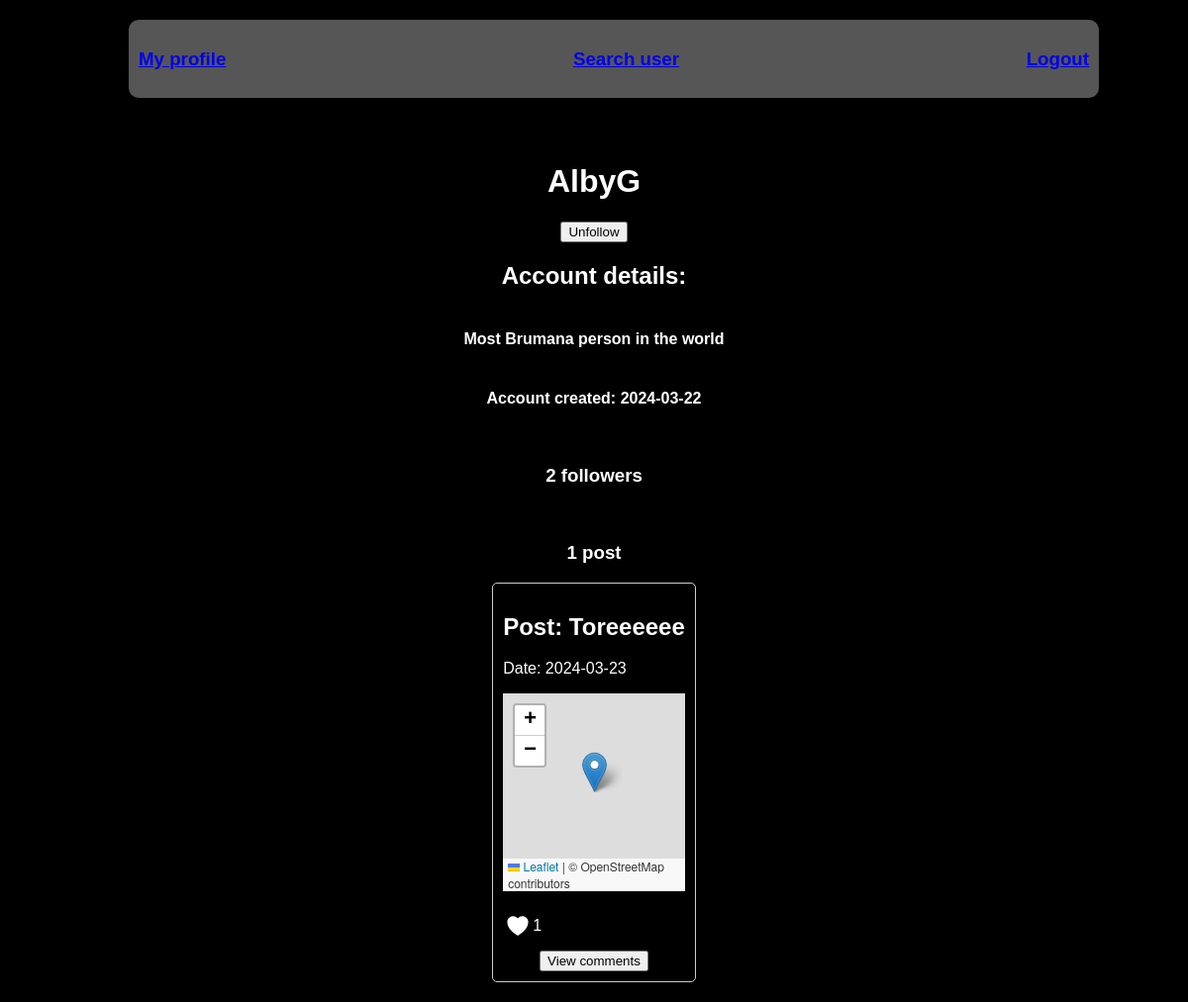
The page /user/5/ (signed in) on the database its author committed.
### tables this page shows
CREATE TABLE users (
        id INTEGER PRIMARY KEY,
        username TEXT NOT NULL,
        password TEXT NOT NULL
    , description TEXT, creation_date DATE);

CREATE TABLE post (
        id INTEGER PRIMARY KEY,
        pin_id INTEGER NOT NULL,
        user_id INTEGER NOT NULL,
        text TEXT NOT NULL,
        date DATE NOT NULL,
        FOREIGN KEY (pin_id) REFERENCES pins(id),
        FOREIGN KEY (user_id) REFERENCES users(id)
    );

### app.py (the view)
@app.route('/user/<int:user_id>/')
def user(user_id):
    conn = sqlite3.connect('./static/data/cityPin.db')
    cursor = conn.cursor()
    cursor.execute(
        '''
        SELECT * FROM users WHERE id = ?
        ''',
        (user_id,)
    )
    user = cursor.fetchone()
    posts = get_user_posts(user[0])
    cursor.execute(
        '''
            SELECT COUNT(*) FROM followers WHERE user_id = ?
        ''',
        (user[0],)
    )
    n_followers = cursor.fetchone()[0]
    cursor.execute(
        '''
        SELECT COUNT(*) FROM followers WHERE user_id = ? AND follower_id = ?
        ''',
        (user[0], session['user'][0])
    )
    is_following = cursor.fetchone()[0]
    conn.commit()
    conn.close()
    return render_template('other_user_page.html', user = user, posts = posts, n_posts = len(posts), n_followers = n_followers, is_following = is_following)

### templates/other_user_page.html (shortened to what this page needs)
<!DOCTYPE html>
<html lang="en">
<head>
    <link rel="stylesheet" type="text/css" href="{{ url_for('static', filename='css/style.css') }}">
    <link rel="stylesheet" href="https://unpkg.com/leaflet/dist/leaflet.css" />
</head>
<body>
    <div class = "navbar">
        <h3><a href = "/userPage">My profile</a></h3>
        <h3><a href = "/search">Search user</a></h3>
        <h3><a href="{{ url_for('logout') }}">Logout</a></h3>
    </div>
    <br><br><br><br><br><br><br><br>
    <h1>{{ user[1] }}</h1>
    {% if not is_following %}
        <form action="/addFollower/{{ user[0] }}/" method="POST">
            <button type="submit" class = "followBotton">Follow</button>
        </form>
    {% else %}
        <form action="/removeFollower/{{ user[0] }}/" method="POST">
            <button type="submit" class = "followBotton">Unfollow</button>
        </form>
    {% endif %}
    <h2>Account details:</h2>
    <h4>{{ user[3] }}</h4>
    <h4>Account created: {{ user[4] }}</h4>
    <br>
    <h3>{{n_followers}} followers</h3>
    <br>
    <h3>{{n_posts}} post</h3>
    <div class = "posts">
        {% for post in posts %}
            <div class="card">
                <h2>Post: {{ post[2] }}</h2>
                <p>Date: {{ post[3] }}</p>
                <div class="map" id="mapid_{{ loop.index }}"></div>
                    {% if not post[7] %}
                    <form action="/addLike/{{ post[0] }}/{{user[0]}}" method="POST" class = "formLike">
                        <button type="submit" class = "likeButton">
                            <svg xmlns="http://www.w3.org/2000/svg" fill="none" viewBox="0 0 24 24" stroke-width="1.5" stroke="currentColor" class="w-6 h-6">
                                <path stroke-linecap="round" stroke-linejoin="round" d="M21 8.25c0-2.485-2.099-4.5-4.688-4.5-1.935 0-3.597 1.126-4.312 2.733-.715-1.607-2.377-2.733-4.313-2.733C5.1 3.75 3 5.765 3 8.25c0 7.22 9 12 9 12s9-4.78 9-12Z" />
                            </svg>
                          </button>
                          <p> {{post[6]}}</p>
                    </form>
                    {% else %}
                    <form action="/removeLike/{{ post[0] }}/{{user[0]}}" method="POST" class = "formLike">
                        <button type="submit" class = "likeButton">
                        </button>
                        <p> {{post[6]}}</p>
                    </form>
                    {% endif %}
                <form action="/postPage/{{ post[0] }}" method="POST">
                    <button type="submit" class = "viewCommentsButton">View comments</button>
                </form>
            </div>
        {% endfor %}
    </div>
</body>
</html>

### static/css/style.css (style rules this page uses)
body { background-color: #000000; font-family: Arial, sans-serif; margin: 0; padding: 0; color: rgb(255,255,255); }
.navbar { position: fixed; top: 0%; left: 50%; transform: translateX(-50%); width: 80%; display: flex; justify-content: space-between; align-items: center; background-color: rgba(255, 255, 255, 0.337); padding: 10px; border-radius: 10px; margin: 20px; }
body { display: flex; flex-direction: column; align-items: center; }
form { display: flex; flex-direction: column; align-items: center; }
.likeButton { background-color: #4caf4f00; color: white; height: 30px; width: 30px; padding: 2px 2px; margin: 8px 0; border: none; cursor: pointer; border-radius: 10px; text-align: center; }
.formLike { display: flex; flex-direction: row; align-items: center; }

### templates/other_user_page.html (style rules this page uses)
.map { height: 200px; margin-bottom: 10px; }
.card { margin-bottom: 20px; border: 1px solid #ccc; border-radius: 5px; padding: 10px; }

### rows shown on the page
users: username "AlbyG", description "Most Brumana person in the world", creation_date "2024-03-22"
post: text "Toreeeeee", date "2024-03-23", post "1"

### other values the page prints
{{ n_followers }} "2"
{{ n_posts }} "1"
